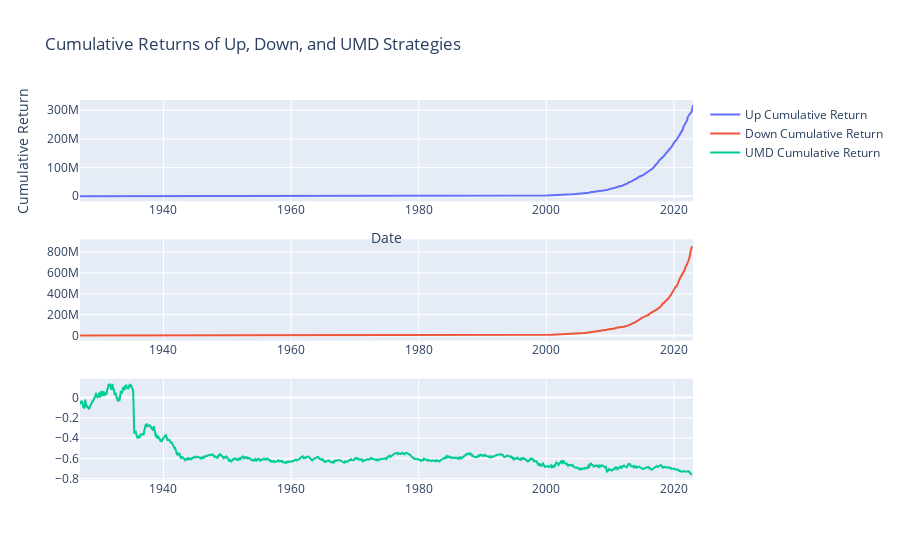

Source (notebook cell):
### Markdown cell above
### Analysis

- The momentum strategy capitalizes on the continuance of existing market trends, positing that assets that have performed well in the past will continue to perform well in the near future, and vice versa for poorly performing assets. This strategy has been empirically observed to generate significant positive alphas, suggesting the possibility of achieving superior returns compared to the market, after adjusting for risk.

- In evaluating the individual contributions of the 'Up' (winners) and 'Down' (losers) components to the momentum strategy's alpha, the 'Up' component is shown above to contribute more to the alpha of the momentum strategy. This outperformance could be attributed to behavioral biases like the investor's underreaction to positive news or overreaction leading to price corrections. 

- The persistence of this outperformance in winners may also be driven by the market's gradual information absorption process, where investors slowly update their beliefs about an asset's value as positive developments unfold. However, this is a generalized view and may vary based on the specific period, market conditions, and other influencing factors at play. Therefore, an analysis of the specific data set and the calculated alphas for the 'Up' and 'Down' portfolios is crucial to draw a definitive conclusion regarding their individual contributions to the momentum strategy's success.

### Code cell
import plotly.graph_objs as go
from plotly.subplots import make_subplots

onemonth_cols =  [col for col in table1.columns if '1m' in col]

onemonth_cols.append('date')

table1_1m = table1[onemonth_cols]

# Calculate cumulative returns
table1_1m['up_cum_return'] = (1 + table1_1m['up_1m_forward_return']).cumprod() - 1
table1_1m['down_cum_return'] = (1 + table1_1m['down_1m_forward_return']).cumprod() - 1
table1_1m['umd_cum_return'] = (1 + table1_1m['umd_1m_average_returns']).cumprod() - 1

# Create the figure
fig = make_subplots(rows=3, cols=1)

# Plot Up returns
fig.add_trace(
    go.Scatter(x=table1_1m['date'], y=table1_1m['up_cum_return'], name='Up Cumulative Return'),
    row=1, col=1
)

# Plot Down returns
fig.add_trace(
    go.Scatter(x=table1_1m['date'], y=table1_1m['down_cum_return'], name='Down Cumulative Return'),
    row=2, col=1
)

# Plot UMD returns
fig.add_trace(
    go.Scatter(x=table1_1m['date'], y=table1_1m['umd_cum_return'], name='UMD Cumulative Return'),
    row=3, col=1
)

# Update layout
fig.update_layout(
    title='Cumulative Returns of Up, Down, and UMD Strategies',
    xaxis_title='Date',
    yaxis_title='Cumulative Return',
    showlegend=True
)

# Show the figure
fig.show()

### Figure 1 — Plotly figure (JSON) as saved in the notebook; plotly's stock layout.template omitted (floating-point values rounded to 4 significant figures; data arrays with more than 128 entries replaced by an {"elided": "..."} marker saying what was removed)
{"data": [{"name": "Up Cumulative Return", "type": "scatter", "x": {"elided": "1163 str values"}, "xaxis": "x", "y": {"elided": "1163 float values"}, "yaxis": "y"}, {"name": "Down Cumulative Return", "type": "scatter", "x": {"elided": "1163 str values"}, "xaxis": "x2", "y": {"elided": "1163 float values"}, "yaxis": "y2"}, {"name": "UMD Cumulative Return", "type": "scatter", "x": {"elided": "1163 str values"}, "xaxis": "x3", "y": {"elided": "1163 float values"}, "yaxis": "y3"}], "layout": {"showlegend": true, "title": {"text": "Cumulative Returns of Up, Down, and UMD Strategies"}, "xaxis": {"anchor": "y", "domain": [0, 1], "title": {"text": "Date"}}, "xaxis2": {"anchor": "y2", "domain": [0, 1]}, "xaxis3": {"anchor": "y3", "domain": [0, 1]}, "yaxis": {"anchor": "x", "domain": [0.7333, 1], "title": {"text": "Cumulative Return"}}, "yaxis2": {"anchor": "x2", "domain": [0.3667, 0.6333]}, "yaxis3": {"anchor": "x3", "domain": [0, 0.2667]}}}
